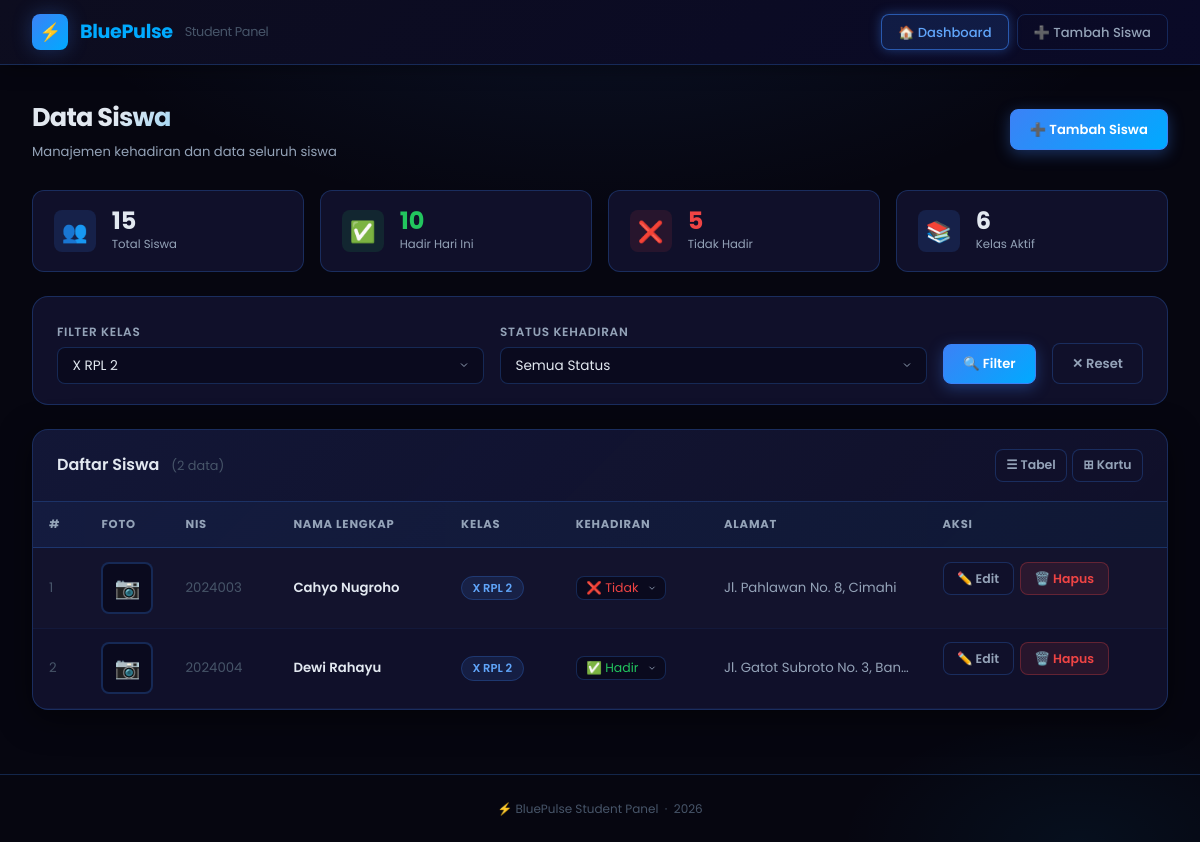
/index.php?class=X RPL 2, run on the app's committed database.
### tables this page shows
CREATE TABLE IF NOT EXISTS students (
    id          INT(11)      AUTO_INCREMENT PRIMARY KEY,
    nis         VARCHAR(20)  DEFAULT NULL,
    name        VARCHAR(100) NOT NULL,
    class       VARCHAR(50)  NOT NULL,
    address     TEXT         DEFAULT NULL,
    attendance  ENUM('Hadir','Tidak') DEFAULT 'Tidak',
    photo       VARCHAR(255) DEFAULT NULL,    
    created_at  TIMESTAMP    DEFAULT CURRENT_TIMESTAMP,
    updated_at  TIMESTAMP    DEFAULT CURRENT_TIMESTAMP ON UPDATE CURRENT_TIMESTAMP
);

### config.php (called while the page is built, shortened)
<?php
function e(string $str): string {
    return htmlspecialchars($str, ENT_QUOTES, 'UTF-8');
}

### index.php (the view, shortened to what this page needs)
<?php
require_once 'config.php';
$filterClass      = trim($_GET['class']      ?? '');
$filterAttendance = trim($_GET['attendance'] ?? '');
$stmtClasses = $pdo->query("SELECT DISTINCT class FROM students ORDER BY class ASC");
$classes     = $stmtClasses->fetchAll(PDO::FETCH_COLUMN);
$where  = [];
$params = [];
if ($filterClass !== '') {
    $where[]            = 'class = :class';
    $params[':class']   = $filterClass;
}
$sql = 'SELECT * FROM students';
if ($where) $sql .= ' WHERE ' . implode(' AND ', $where);
$sql .= ' ORDER BY class ASC, name ASC';
$stmtStudents = $pdo->prepare($sql);
$stmtStudents->execute($params);
$students = $stmtStudents->fetchAll();
$stmtStats = $pdo->query("SELECT
    COUNT(*) AS total,
    SUM(attendance = 'Hadir') AS hadir,
    SUM(attendance = 'Tidak') AS tidak
    FROM students");
$stats = $stmtStats->fetch();
?>
<!DOCTYPE html>
<html lang="id">
<head>
    <link rel="stylesheet" href="style.css">
</head>
<body>
<header class="topbar">
    <div class="topbar-inner">
        <div class="topbar-logo">
            <div class="logo-icon">⚡</div>
            <span>Blue<span>Pulse</span></span>
            <span class="brand-sub" style="color:var(--text-muted);font-weight:400;font-size:0.8rem">Student Panel</span>
        </div>
        <nav class="topbar-nav">
            <a href="index.php" class="nav-btn active">🏠 Dashboard</a>
            <a href="tambah.php" class="nav-btn">➕ Tambah Siswa</a>
        </nav>
    </div>
</header>
<main class="page-wrapper">
    <div class="page-title">
        <div>
            <h1>Data Siswa</h1>
            <p>Manajemen kehadiran dan data seluruh siswa</p>
        </div>
        <a href="tambah.php" class="btn btn-primary">➕ Tambah Siswa</a>
    </div>
    <div class="stats-row">
        <div class="stat-card">
            <div class="stat-icon blue">👥</div>
            <div>
                <div class="stat-value"><?= $stats['total'] ?></div>
                <div class="stat-label">Total Siswa</div>
            </div>
        </div>
        <div class="stat-card">
            <div class="stat-icon green">✅</div>
            <div>
                <div class="stat-value" style="color:var(--green)"><?= $stats['hadir'] ?></div>
                <div class="stat-label">Hadir Hari Ini</div>
            </div>
        </div>
        <div class="stat-card">
            <div class="stat-icon red">❌</div>
            <div>
                <div class="stat-value" style="color:var(--red)"><?= $stats['tidak'] ?></div>
                <div class="stat-label">Tidak Hadir</div>
            </div>
        </div>
        <div class="stat-card">
            <div class="stat-icon blue">📚</div>
            <div>
                <div class="stat-value"><?= count($classes) ?></div>
                <div class="stat-label">Kelas Aktif</div>
            </div>
        </div>
    </div>
    <form method="GET" action="index.php" class="filter-bar show-spinner">
        <div class="filter-group">
            <label>Filter Kelas</label>
            <select name="class" class="form-select auto-submit">
                <?php foreach ($classes as $c): ?>
                <option value="<?= e($c) ?>" <?= $filterClass === $c ? 'selected' : '' ?>>
                    <?= e($c) ?>
                </option>
                <?php endforeach; ?>
            </select>
        </div>
        <div class="filter-group">
            <label>Status Kehadiran</label>
            <select name="attendance" class="form-select auto-submit">
                <option value="">Semua Status</option>
            </select>
        </div>
        <div class="filter-group" style="flex:0;min-width:auto">
            <label>&nbsp;</label>
            <button type="submit" class="btn btn-primary">🔍 Filter</button>
        </div>
        <?php if ($filterClass || $filterAttendance): ?>
        <div class="filter-group" style="flex:0;min-width:auto">
            <label>&nbsp;</label>
            <a href="index.php" class="btn btn-secondary">✕ Reset</a>
        </div>
        <?php endif; ?>
    </form>
    <div class="card">
        <div class="card-header">
            <h2>
                Daftar Siswa
                <span style="color:var(--text-muted);font-weight:400;font-size:0.8rem;margin-left:0.5rem">
                    (<?= count($students) ?> data)
                </span>
            </h2>
            <div class="view-toggle">
                <button id="btn-view-table" class="btn btn-secondary btn-sm active" title="Mode Tabel">
                    ☰ Tabel
                </button>
                <button id="btn-view-cards" class="btn btn-secondary btn-sm" title="Mode Kartu">
                    ⊞ Kartu
                </button>
            </div>
        </div>
        <?php if (empty($students)): ?>
        <div class="empty-state">
            <div class="icon">🔍</div>
            <h3>Tidak ada data ditemukan</h3>
            <p>Coba ubah filter atau <a href="tambah.php">tambah siswa baru</a>.</p>
        </div>
        <?php else: ?>
        <div id="view-table">
            <div class="table-wrap">
                <table>
                    <thead>
                        <tr>
                            <th>#</th>
                            <th class="td-photo">Foto</th>
                            <th>NIS</th>
                            <th>Nama Lengkap</th>
                            <th>Kelas</th>
                            <th>Kehadiran</th>
                            <th>Alamat</th>
                            <th>Aksi</th>
                        </tr>
                    </thead>
                    <tbody>
                    <?php foreach ($students as $i => $s): ?>
                        <tr>
                            <td style="color:var(--text-muted)"><?= $i + 1 ?></td>
                            <td class="td-photo">
                                <?php if ($s['photo']): ?>
                                <div class="thumb-frame"
                                     data-lightbox="<?= e(UPLOAD_URL . $s['photo']) ?>"
                                     title="Klik untuk perbesar">
                                    <img src="<?= e(UPLOAD_URL . $s['photo']) ?>"
                                         alt="Foto <?= e($s['name']) ?>">
                                </div>
                                <?php else: ?>
                                <div class="thumb-frame"><span class="no-photo">📷</span></div>
                                <?php endif; ?>
                            </td>
                            <td style="color:var(--text-muted)"><?= e($s['nis'] ?: '—') ?></td>
                            <td style="font-weight:600"><?= e($s['name']) ?></td>
                            <td>
                                <span style="background:rgba(59,130,246,0.12);color:var(--blue-light);
                                             border:1px solid rgba(59,130,246,0.25);border-radius:20px;
                                             padding:0.2rem 0.65rem;font-size:0.72rem;font-weight:600;">
                                    <?= e($s['class']) ?>
                                </span>
                            </td>
                            <td>
                                <form method="POST" action="proses_edit.php" class="attendance-form">
                                    <select name="attendance" class="attendance-select"
                                            style="color:<?= $s['attendance']==='Hadir' ? 'var(--green)' : 'var(--red)' ?>">
                                        <option value="Hadir" <?= $s['attendance']==='Hadir' ? 'selected':'' ?>>✅ Hadir</option>
                                        <option value="Tidak" <?= $s['attendance']==='Tidak' ? 'selected':'' ?>>❌ Tidak</option>
                                    </select>
                                </form>
                            </td>
                            <td style="max-width:180px;overflow:hidden;text-overflow:ellipsis;white-space:nowrap;color:var(--text-secondary)">
                                <?= e($s['address'] ?: '—') ?>
                            </td>
                            <td class="actions">
                                <a href="edit.php?id=<?= (int)$s['id'] ?>" class="btn btn-secondary btn-sm">✏️ Edit</a>
                                <a href="hapus.php?id=<?= (int)$s['id'] ?>"
                                   class="btn btn-danger btn-sm"
                                   data-confirm="Hapus siswa <?= e($s['name']) ?>? Tindakan ini tidak dapat dibatalkan.">
                                   🗑️ Hapus
                                </a>
                            </td>
                        </tr>
                    <?php endforeach; ?>
                    </tbody>
                </table>
            </div>
        </div>
        <?php endif; ?>
    </div>
</main>
<footer style="text-align:center;padding:1.5rem;color:var(--text-muted);font-size:0.75rem;border-top:1px solid var(--border)">
    ⚡ BluePulse Student Panel &nbsp;·&nbsp; <?= date('Y') ?>
</footer>
</body>
</html>

### data on the page
students: nis "2024003", name "Cahyo Nugroho", class "X RPL 2", attendance "❌ Tidak", address "Jl. Pahlawan No. 8, Cimahi"
students: nis "2024004", name "Dewi Rahayu", class "X RPL 2", attendance "✅ Hadir", address "Jl. Gatot Subroto No. 3, Ban…"

### other printed values
$stats['total'] "15"
$stats['hadir'] "10"
$stats['tidak'] "5"
count($classes) "6"
count($students) "2"
form field class "X RPL 2"
